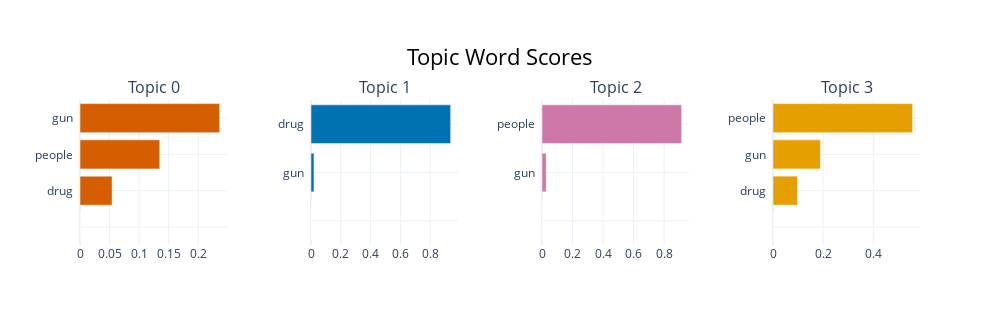

Notebook code cell kept with this figure:
### Markdown cell above
# Model Graphs

### Code cell
topic_model.visualize_barchart()

### Figure 1 — Plotly figure (JSON) as saved in the notebook; plotly's stock layout.template omitted (floating-point values rounded to 4 significant figures)
{"data": [{"marker": {"color": "#D55E00"}, "orientation": "h", "type": "bar", "x": [1e-05, 1e-05, 0.0543, 0.1349, 0.2362], "xaxis": "x", "y": ["  ", "  ", "drug  ", "people  ", "gun  "], "yaxis": "y"}, {"marker": {"color": "#0072B2"}, "orientation": "h", "type": "bar", "x": [1e-05, 1e-05, 1e-05, 0.02, 0.9374], "xaxis": "x2", "y": ["  ", "  ", "  ", "gun  ", "drug  "], "yaxis": "y2"}, {"marker": {"color": "#CC79A7"}, "orientation": "h", "type": "bar", "x": [1e-05, 1e-05, 1e-05, 0.02781, 0.9145], "xaxis": "x3", "y": ["  ", "  ", "  ", "gun  ", "people  "], "yaxis": "y3"}, {"marker": {"color": "#E69F00"}, "orientation": "h", "type": "bar", "x": [1e-05, 1e-05, 0.09755, 0.1889, 0.5567], "xaxis": "x4", "y": ["  ", "  ", "drug  ", "gun  ", "people  "], "yaxis": "y4"}], "layout": {"annotations": [{"font": {"size": 16}, "showarrow": false, "text": "Topic 0", "x": 0.0875, "xanchor": "center", "xref": "paper", "y": 1, "yanchor": "bottom", "yref": "paper"}, {"font": {"size": 16}, "showarrow": false, "text": "Topic 1", "x": 0.3625, "xanchor": "center", "xref": "paper", "y": 1, "yanchor": "bottom", "yref": "paper"}, {"font": {"size": 16}, "showarrow": false, "text": "Topic 2", "x": 0.6375, "xanchor": "center", "xref": "paper", "y": 1, "yanchor": "bottom", "yref": "paper"}, {"font": {"size": 16}, "showarrow": false, "text": "Topic 3", "x": 0.9125, "xanchor": "center", "xref": "paper", "y": 1, "yanchor": "bottom", "yref": "paper"}], "height": 325, "hoverlabel": {"bgcolor": "white", "font": {"family": "Rockwell", "size": 16}}, "showlegend": false, "title": {"font": {"color": "Black", "size": 22}, "text": "Topic Word Scores", "x": 0.5, "xanchor": "center", "yanchor": "top"}, "width": 1000, "xaxis": {"anchor": "y", "domain": [0, 0.175], "showgrid": true}, "xaxis2": {"anchor": "y2", "domain": [0.275, 0.45], "showgrid": true}, "xaxis3": {"anchor": "y3", "domain": [0.55, 0.725], "showgrid": true}, "xaxis4": {"anchor": "y4", "domain": [0.825, 1], "showgrid": true}, "yaxis": {"anchor": "x", "domain": [0, 1], "showgrid": true}, "yaxis2": {"anchor": "x2", "domain": [0, 1], "showgrid": true}, "yaxis3": {"anchor": "x3", "domain": [0, 1], "showgrid": true}, "yaxis4": {"anchor": "x4", "domain": [0, 1], "showgrid": true}}}
